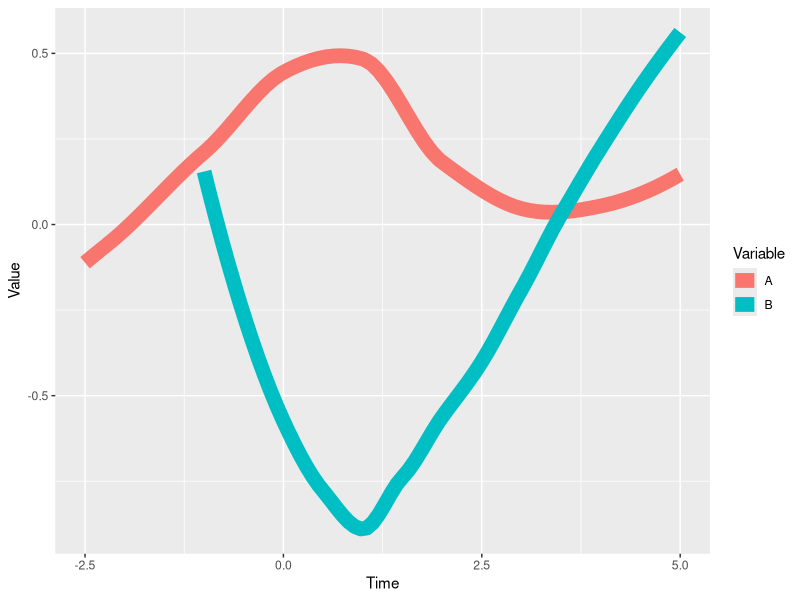

Here is the R script that generated this plot:





#--------------------------------------------
# Idealizaed trajectories
# 29 May 2020
#PEGF
#--------------------------------------------
#

install.packages("plyr")
libraries <- c("modelr", "ggplot2", "plyr","dplyr", 'patchwork')
lapply(libraries, require, character.only = TRUE)



library(modelr)
library(ggplot2)
library(dplyr)
library(patchwork)


ideal<- read.csv("00 ideal.csv")
ideal


Ideal <- ggplot(ideal, aes(Time, 
                              Value ,
                              color=Variable)) + 
   geom_smooth(se = F, size=5) 

Ideal
  